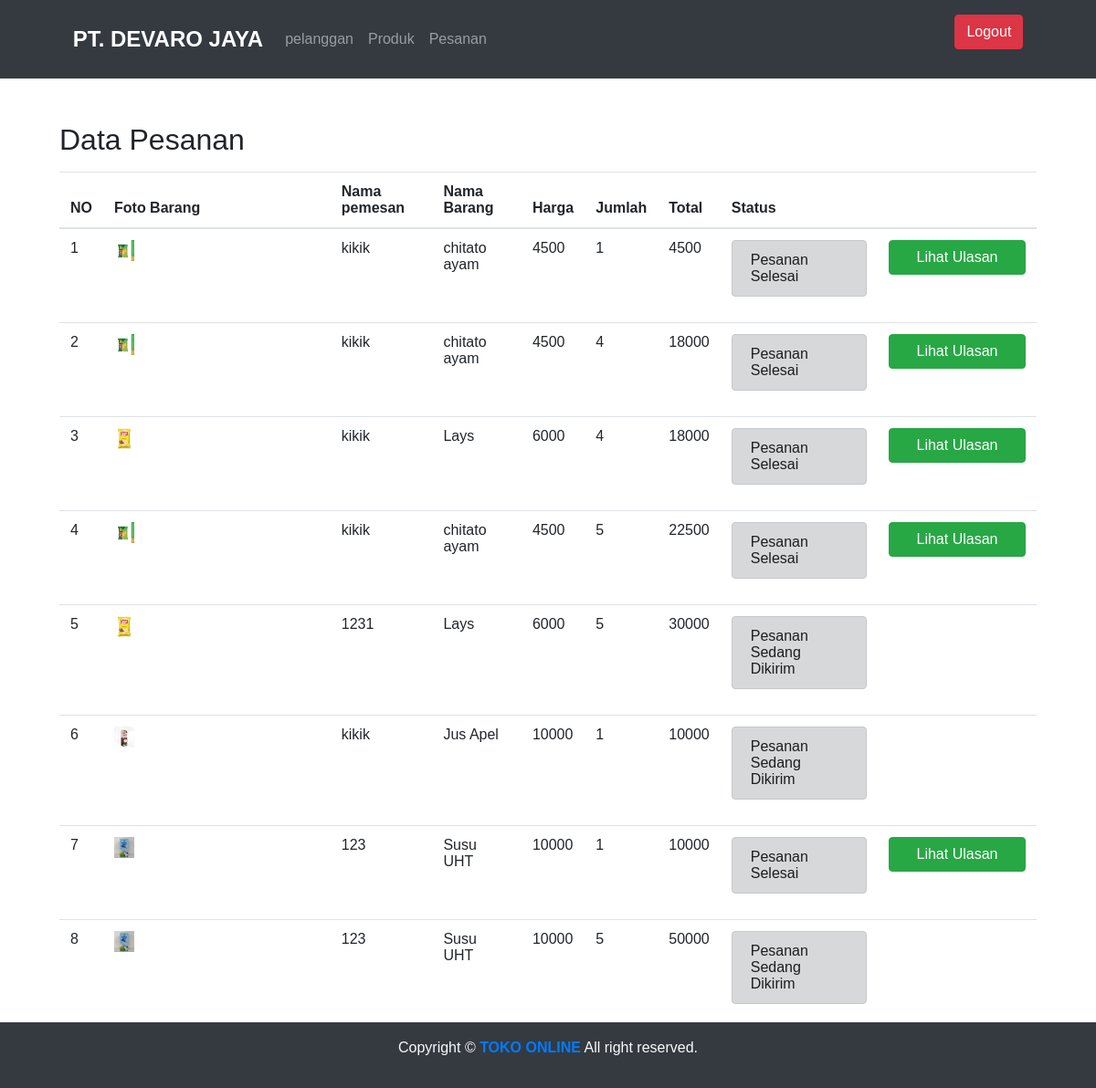
/petugas/pesanan.php (signed in), run on the app's committed database.
### tables this page shows
CREATE TABLE `transaksi` (
  `id_transaksi` int(11) NOT NULL,
  `tgl_transaksi` date NOT NULL,
  `id_pelanggan` int(11) NOT NULL,
  `id_produk` int(11) NOT NULL,
  `qty` int(11) NOT NULL,
  `subtotal` int(11) NOT NULL,
  `status` enum('diproses','dikonfirmasi','dikirim','diterima','selesai') NOT NULL,
  `ulasan` text NOT NULL
);

CREATE TABLE `produk` (
  `id_produk` int(11) NOT NULL,
  `nam_produk` varchar(100) NOT NULL,
  `kategori` text NOT NULL,
  `harga` int(11) NOT NULL,
  `foto_produk` varchar(500) NOT NULL
);

CREATE TABLE `pelanggan` (
  `id_pelanggan` int(11) NOT NULL,
  `nama` varchar(100) NOT NULL,
  `alamat` text NOT NULL,
  `telp` varchar(50) NOT NULL,
  `username` varchar(500) NOT NULL,
  `password` varchar(500) NOT NULL
);

### petugas/pesanan.php (the view, shortened to what this page needs)
<link rel="stylesheet" href="https://cdn.jsdelivr.net/npm/bootstrap@4.0.0/dist/css/bootstrap.min.css">
<?php
    if ($_SESSION['petugas']!=true) {
        header("Location:../");
    }else{
        include "../koneksi.php";
        $sql = mysqli_query($konn,"select * from transaksi");
        $cek = mysqli_num_rows($sql);
    }
    include "navbar.php";
?>
<div class="container col-11 py-5">
        <?php
        if($cek == 0){
            ?>
            <center>
                <h1 style="color:red">
                    <b>
                        Pesanan Kosong Nih '(
                    </b>
                </h1>
            </center>
            <?php
        }else{
            ?>
            <h2 class="mb-3">Data Pesanan</h2>
            <table class="table table-hover striped">
            <thead>
            <tr>
                <th>NO</th>
                <th>Foto Barang</th>
                <th>Nama pemesan</th>
                <th>Nama Barang</th>
                <th>Harga</th>
                <th>Jumlah</th>
                <th>Total</th>
                <th>Status</th>
                <th></th>
            </tr>
        </thead>
        <tbody>
            <?php
            $no = 0;
            while ($history = mysqli_fetch_array($sql))
            {   $id_produk = $history['id_produk'];
                $sql2 = mysqli_query($konn,"select * from produk where id_produk = '$id_produk'")  or die(mysqli_error($konn));
                $produk = mysqli_fetch_array($sql2);
            $no++;
            ?>
                <tr>
                    <td><?php echo $no?></td>
                    <td><img src="../gambar/<?php echo$produk['foto_produk']?>" width="10%" alt=""></td>
                    <td><?php
                    $id_pelanggan = $history['id_pelanggan'];
                    $sql3 = mysqli_query($konn,"select * from pelanggan where id_pelanggan = '$id_pelanggan'");
                    $pelanggan = mysqli_fetch_array($sql3);
                    echo $pelanggan['nama']
                    ?>
                    </td>
                    <td><?=$produk['nam_produk']?></td>
                    <td><?=$produk['harga']?></td>
                    <td><?=$history['qty']?></td>
                    <td><?=$history['subtotal']?></td>
                    <td>
                        <?php
                        $status = $history['status'];
                        if ($status == "diproses"){
                            ?>
                                <div class="alert alert-dark" role="alert">
                                    Pesanan Sedang Diproses
                                </div>
                            <?php
                        }else if($status == "dikonfirmasi"){
                            ?>
                                <div class="alert alert-dark" role="alert">
                                    Pesanan Sedang Dikonfirmasi
                                </div>
                            <?php
                        }else if($status == "dikonfirmasi"){
                            ?>
                                <div class="alert alert-dark" role="alert">
                                    Pesanan Sedang Dikonfirmasi
                                </div>
                            <?php
                        }else if($status == "dikirim"){
                            ?>
                                <div class="alert alert-dark" role="alert">
                                    Pesanan Sedang Dikirim
                                </div>
                            <?php
                        }else if ($status == "diterima"){
                            ?>
                                <div class="alert alert-dark" role="alert">
                                    Pesanan Telah Diterima
                                </div>
                            <?php
                        }else{
                            ?>
                            <div class="alert alert-dark" role="alert">
                                Pesanan Selesai
                            </div>
                        <?php
                        }
                        ?>
                    </td>
                    <td>
                    <?php
                        $status = $history['status'];
                        if ($status == "diproses"){
                            ?>
                                <form action="" method="post">
                                    <input type="hidden" name="id" value="<?php echo $history['id_transaksi']?>">
                                    <input type="submit" class="btn btn-success"  style="width:150px" name="konfirmasi" value="Konfirmasi">
                                </form>
                            <?php
                        }else if($status == "dikirim"){
                            ?>
                            <?php
                        }else if ($status == "diterima"){
                            ?>
                            <?php
                        }else{
                            ?>
                            <button type="button" class="btn btn-success" data-toggle="modal" style="width:150px" data-target="#ulas <?php
                                echo $history['id_transaksi']
                                ?>">
                                    Lihat Ulasan
                                </button>
                            <?php
                        }
                        ?>
                </tr>
                    </div>
            <?php
        }
    }
        ?>
<?php
include "../footer.php";
?>

### petugas/navbar.php (style rules this page uses)
* { font-family: "Oswald",sans-serif; font-weight: medium; }

### data on the page
transaksi: id_produk.foto_produk (picture), id_pelanggan.nama "kikik", id_produk.nam_produk "chitato ayam", id_produk.harga "4500", qty "1", subtotal "4500", status "Pesanan Selesai"
transaksi: id_produk.foto_produk (picture), id_pelanggan.nama "kikik", id_produk.nam_produk "chitato ayam", id_produk.harga "4500", qty "4", subtotal "18000", status "Pesanan Selesai"
transaksi: id_produk.foto_produk (picture), id_pelanggan.nama "kikik", id_produk.nam_produk "Lays", id_produk.harga "6000", qty "4", subtotal "18000", status "Pesanan Selesai"
transaksi: id_produk.foto_produk (picture), id_pelanggan.nama "kikik", id_produk.nam_produk "chitato ayam", id_produk.harga "4500", qty "5", subtotal "22500", status "Pesanan Selesai"
transaksi: id_produk.foto_produk (picture), id_pelanggan.nama "1231", id_produk.nam_produk "Lays", id_produk.harga "6000", qty "5", subtotal "30000", status "Pesanan Sedang Dikirim"
transaksi: id_produk.foto_produk (picture), id_pelanggan.nama "kikik", id_produk.nam_produk "Jus Apel", id_produk.harga "10000", qty "1", subtotal "10000", status "Pesanan Sedang Dikirim"
transaksi: id_produk.foto_produk (picture), id_pelanggan.nama "123", id_produk.nam_produk "Susu UHT", id_produk.harga "10000", qty "1", subtotal "10000", status "Pesanan Selesai"
transaksi: id_produk.foto_produk (picture), id_pelanggan.nama "123", id_produk.nam_produk "Susu UHT", id_produk.harga "10000", qty "5", subtotal "50000", status "Pesanan Sedang Dikirim"
